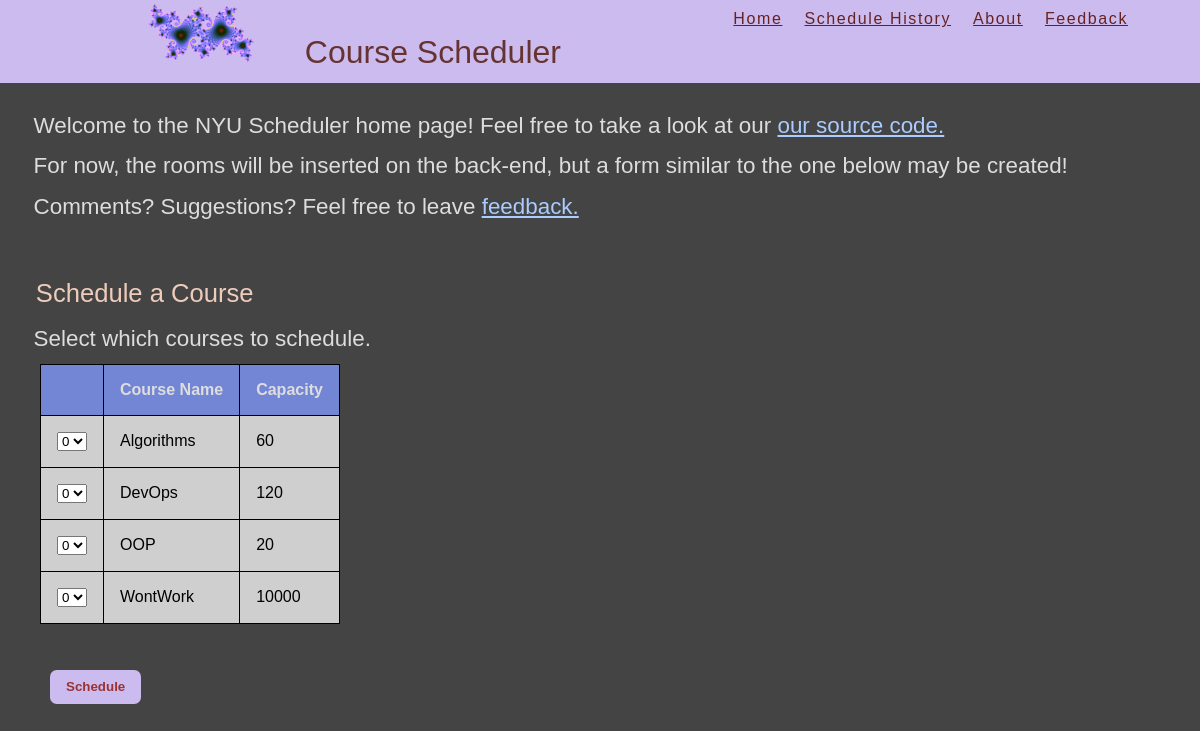
The app's page /, older data.
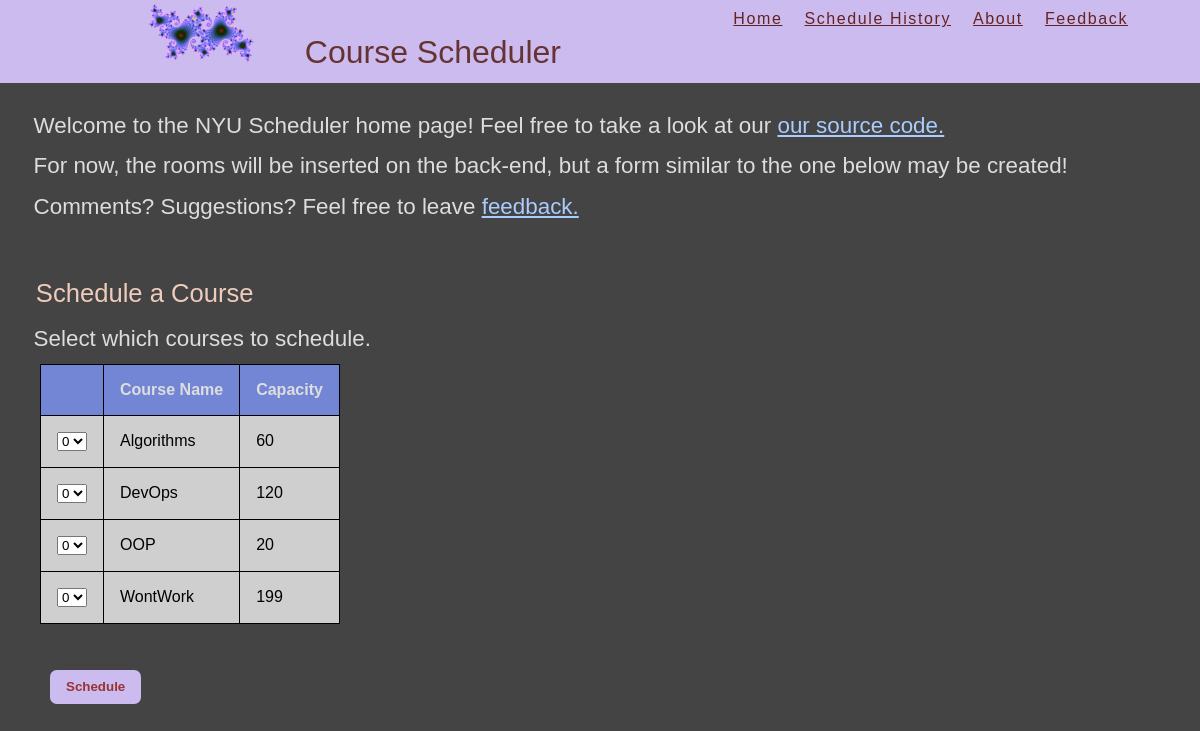
The same page, newer data.
### scheduler/models.py (models this page shows, shortened)
class Course(models.Model):
    cname = models.CharField(max_length=128, blank=False)
    pname = models.CharField(default="", max_length=128, blank=False)
    capacity = models.IntegerField(default=0)
    days = models.ManyToManyField('Day')
    times = models.ManyToManyField('Time')
    duration = models.IntegerField(default=1)

### scheduler/views.py (the view)
# urls.py: url(r'^$', views.index, name='index'),
def index(request):
    course_list = Course.objects.all().order_by('cname')
    context = {
        'course_list': course_list,
        'header': site_hdr,
        'max_sections': range(max_sections + 1)
    }
    return render(request, 'index.html', context)

### scheduler/templates/index.html (shortened to what this page needs)
{% extends "base.html" %}
{% block content %}
    <p>
        Welcome to the NYU Scheduler home page! Feel free to take a look at our <a href="https://github.com/gcallah/Scheduler">our source code.</a>
    </p>
    <p> For now, the rooms will be inserted on the back-end, but a form similar to the one below may be created! </p>
    <p> Comments? Suggestions? Feel free to leave <a href="/scheduler/feedback">feedback.</a>
    <br><br>
    <h3> Schedule a Course </h3>
    <form role="form" action="{% url 'scheduler:schedule' %}" method="post">
		<p>Select which courses to schedule.</p>
    <table>
        <tr>
            <th></th>
            <th>Course Name</th>
            <th>Capacity</th>
        </tr>
    {% for course in course_list %}
        <tr>
            <td>
                <select name={{course.cname}}>
                    {% for i in max_sections %}
                        <option value={{i}}> {{i}} </option>
                    {% endfor %}
                </select>
            </td>
            <td>{{ course.cname }}</td>
            <td>{{ course.capacity }}</td>
        </tr>
    {% endfor %}
    </table>
        <input type="submit" class="schedule-button" value="Schedule">
    </form>
{% endblock content %}

### scheduler/templates/base.html (shortened to what this page needs)
<!DOCTYPE html>
<html>
<head>
    {% block stylesheets %}
        {% load static %}
        <link rel="stylesheet" type="text/css" href="/static/scheduler/style.css">
    {% endblock stylesheets %}
</head>
<body class="dashboard">
    <div id="container">
        <div id="header">
	    <div id="user-tools">
                <a href="/scheduler/index">Home</a>
                <a href="/scheduler/request_history">Schedule History</a>
                <a href="/scheduler/about">About</a>
                <a href="/scheduler/feedback">Feedback</a>
            </div>
            <div id="branding">
                <img src="/static/scheduler/logo.png" alt="Logo"/>
                <h1>{{ header }}</h1>
            </div>
        </div>
        <br>
        <div id="content" class="colMS">
            <div id="content-main">
                {% block content %}
                {% endblock content %}
            </div>
        </div>
    </div>
</body>
</html>

### mysite/static/scheduler/style.css (style rules this page uses)
body { margin: 0; padding: 0; font-size: 100%; color: #ddd; background: #444; font-family: Arial, Helvetica, sans-serif }
a:link { color: #acf; }
table, th, td { width: 140% table-layout: fixed; margin: .4em 2.5em .4em 2.5em; font-size: 1em; border-collapse: collapse; border: 1px solid black; }
th, td { padding: 1em; }
th { background: #7386D5; }
td { background: #cfcfcf; color: black; }
p { margin: .4em 1.5em .4em 1.5em; font-size: 1.4em; padding: 0; line-height: 140%; }
#header { width: auto; height: 3em; padding-bottom: 2em; padding-top: .2em; line-height: 2em; background-color: #cbe; color: #633; text-align: center; }
#header a:link, #header a:visited { color: #622; }
h1,h2,h3,h4,h5 { font-weight: 400; }
h1 { display: inline; margin: 0em 0em .6em 0em; padding-bottom: 2em; padding-top: 1em; padding-left: 1em; font-size: 2em; text-align: center; }
h3 { font-size: 1.6em; margin: 1em 1.4em .6em 1.4em; color: #ecb; }
#user-tools { float: right; padding: 0; margin: 0 4em 0 1em; font-weight: 300; font-size: 1em; letter-spacing: .1em; text-align: right; color: #622; }
input[type=submit] { padding: .7em 1.2em; background: #cbe; color: #933; font-weight: bold; border: 0 none; -webkit-border-radius: .5em; border-radius: .5em; margin-top: 3em; cursor: pointer; }
.schedule-button { margin: 15px; margin-left: 50px; }
#user-tools a { margin: 0 0.5em; }

Row changes from the older to the newer data that the page shows:
changed Course "WontWork": capacity "10000" → "199"
